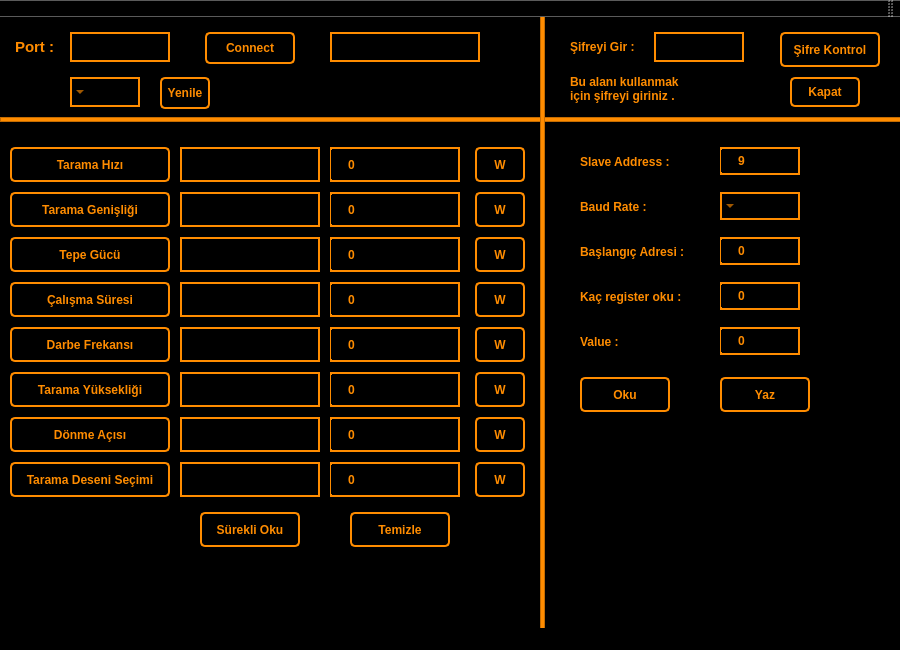
<?xml version="1.0" encoding="UTF-8"?>
<ui version="4.0">
 <class>MainWindow</class>
 <widget class="QMainWindow" name="MainWindow">
  <property name="geometry">
   <rect>
    <x>0</x>
    <y>0</y>
    <width>900</width>
    <height>650</height>
   </rect>
  </property>
  <property name="minimumSize">
   <size>
    <width>900</width>
    <height>650</height>
   </size>
  </property>
  <property name="maximumSize">
   <size>
    <width>900</width>
    <height>650</height>
   </size>
  </property>
  <property name="font">
   <font>
    <pointsize>9</pointsize>
    <bold>false</bold>
    <stylestrategy>PreferDefault</stylestrategy>
   </font>
  </property>
  <property name="focusPolicy">
   <enum>Qt::NoFocus</enum>
  </property>
  <property name="windowTitle">
   <string>NURİŞ MODBUS</string>
  </property>
  <property name="layoutDirection">
   <enum>Qt::RightToLeft</enum>
  </property>
  <property name="autoFillBackground">
   <bool>false</bool>
  </property>
  <property name="styleSheet">
   <string notr="true">background-color: rgb(0, 0, 0);
</string>
  </property>
  <widget class="QWidget" name="centralwidget">
   <widget class="QLineEdit" name="lineEdit">
    <property name="geometry">
     <rect>
      <x>330</x>
      <y>15</y>
      <width>150</width>
      <height>30</height>
     </rect>
    </property>
    <property name="font">
     <font>
      <pointsize>9</pointsize>
      <bold>true</bold>
      <stylestrategy>PreferDefault</stylestrategy>
     </font>
    </property>
    <property name="styleSheet">
     <string notr="true">color: rgb(255, 140, 0);
background-color: rgb(0, 0, 0);border: 2px solid orange;
 border: 2px solid darkorange;</string>
    </property>
   </widget>
   <widget class="QTextEdit" name="textEdit">
    <property name="geometry">
     <rect>
      <x>580</x>
      <y>420</y>
      <width>280</width>
      <height>160</height>
     </rect>
    </property>
    <property name="font">
     <font>
      <pointsize>11</pointsize>
      <bold>true</bold>
      <stylestrategy>PreferDefault</stylestrategy>
     </font>
    </property>
    <property name="styleSheet">
     <string notr="true">
border-image: url(:/new/prefix1/images/background.jpg);
color: rgb(0, 0, 0);
/* #FF7F00 */</string>
    </property>
   </widget>
   <widget class="QPushButton" name="writeButton">
    <property name="geometry">
     <rect>
      <x>720</x>
      <y>360</y>
      <width>90</width>
      <height>35</height>
     </rect>
    </property>
    <property name="font">
     <font>
      <pointsize>9</pointsize>
      <bold>true</bold>
      <stylestrategy>PreferDefault</stylestrategy>
     </font>
    </property>
    <property name="styleSheet">
     <string notr="true">color: rgb(255, 140, 0);
background-color: rgb(0, 0, 0);border: 2px solid orange;border-radius: 5px;
 border: 2px solid darkorange;</string>
    </property>
    <property name="text">
     <string>Yaz</string>
    </property>
   </widget>
   <widget class="QPushButton" name="readButton">
    <property name="geometry">
     <rect>
      <x>200</x>
      <y>495</y>
      <width>100</width>
      <height>35</height>
     </rect>
    </property>
    <property name="font">
     <font>
      <pointsize>9</pointsize>
      <bold>true</bold>
      <stylestrategy>PreferDefault</stylestrategy>
     </font>
    </property>
    <property name="styleSheet">
     <string notr="true">color: rgb(255, 140, 0);
background-color: rgb(0, 0, 0);border: 2px solid orange;border-radius: 5px;
 border: 2px solid darkorange;</string>
    </property>
    <property name="text">
     <string>Sürekli Oku</string>
    </property>
   </widget>
   <widget class="QSpinBox" name="writeSpinBox">
    <property name="geometry">
     <rect>
      <x>720</x>
      <y>220</y>
      <width>80</width>
      <height>28</height>
     </rect>
    </property>
    <property name="font">
     <font>
      <pointsize>9</pointsize>
      <bold>true</bold>
      <stylestrategy>PreferDefault</stylestrategy>
     </font>
    </property>
    <property name="styleSheet">
     <string notr="true">color: rgb(255, 140, 0);background-color: rgb(0, 0, 0);border: 2px solid orange;
 border: 2px solid darkorange;</string>
    </property>
    <property name="maximum">
     <number>49999</number>
    </property>
    <property name="value">
     <number>0</number>
    </property>
   </widget>
   <widget class="QLabel" name="label_3">
    <property name="geometry">
     <rect>
      <x>580</x>
      <y>225</y>
      <width>131</width>
      <height>20</height>
     </rect>
    </property>
    <property name="font">
     <font>
      <pointsize>9</pointsize>
      <bold>true</bold>
      <stylestrategy>PreferDefault</stylestrategy>
     </font>
    </property>
    <property name="styleSheet">
     <string notr="true">color: rgb(255, 140, 0);</string>
    </property>
    <property name="text">
     <string>Başlangıç Adresi :</string>
    </property>
   </widget>
   <widget class="QSpinBox" name="writeValueSpinBox">
    <property name="geometry">
     <rect>
      <x>720</x>
      <y>310</y>
      <width>80</width>
      <height>28</height>
     </rect>
    </property>
    <property name="font">
     <font>
      <pointsize>9</pointsize>
      <bold>true</bold>
      <stylestrategy>PreferDefault</stylestrategy>
     </font>
    </property>
    <property name="styleSheet">
     <string notr="true">color: rgb(255, 140, 0);background-color: rgb(0, 0, 0);border: 2px solid orange;
 border: 2px solid darkorange;</string>
    </property>
    <property name="maximum">
     <number>65535</number>
    </property>
   </widget>
   <widget class="QLabel" name="label_4">
    <property name="geometry">
     <rect>
      <x>580</x>
      <y>315</y>
      <width>61</width>
      <height>20</height>
     </rect>
    </property>
    <property name="font">
     <font>
      <pointsize>9</pointsize>
      <bold>true</bold>
      <stylestrategy>PreferDefault</stylestrategy>
     </font>
    </property>
    <property name="styleSheet">
     <string notr="true">color: rgb(255, 140, 0);</string>
    </property>
    <property name="text">
     <string>Value : </string>
    </property>
   </widget>
   <widget class="QSpinBox" name="slaveAddressSpinBox">
    <property name="geometry">
     <rect>
      <x>720</x>
      <y>130</y>
      <width>80</width>
      <height>28</height>
     </rect>
    </property>
    <property name="font">
     <font>
      <pointsize>9</pointsize>
      <bold>true</bold>
      <stylestrategy>PreferDefault</stylestrategy>
     </font>
    </property>
    <property name="styleSheet">
     <string notr="true">color: rgb(255, 140, 0);background-color: rgb(0, 0, 0);border: 2px solid orange;
 border: 2px solid darkorange;</string>
    </property>
    <property name="minimum">
     <number>1</number>
    </property>
    <property name="maximum">
     <number>247</number>
    </property>
    <property name="value">
     <number>9</number>
    </property>
   </widget>
   <widget class="QLabel" name="label_5">
    <property name="geometry">
     <rect>
      <x>580</x>
      <y>135</y>
      <width>111</width>
      <height>20</height>
     </rect>
    </property>
    <property name="font">
     <font>
      <pointsize>9</pointsize>
      <bold>true</bold>
      <stylestrategy>PreferDefault</stylestrategy>
     </font>
    </property>
    <property name="styleSheet">
     <string notr="true">color: rgb(255, 140, 0);</string>
    </property>
    <property name="text">
     <string>Slave Address :</string>
    </property>
   </widget>
   <widget class="QLineEdit" name="lineEdit_portName">
    <property name="geometry">
     <rect>
      <x>70</x>
      <y>15</y>
      <width>100</width>
      <height>30</height>
     </rect>
    </property>
    <property name="font">
     <font>
      <pointsize>9</pointsize>
      <bold>true</bold>
      <stylestrategy>PreferDefault</stylestrategy>
     </font>
    </property>
    <property name="styleSheet">
     <string notr="true">color: rgb(255, 140, 0);
background-color: rgb(0, 0, 0);border: 2px solid orange;
 border: 2px solid darkorange;</string>
    </property>
   </widget>
   <widget class="QLabel" name="label_6">
    <property name="geometry">
     <rect>
      <x>15</x>
      <y>20</y>
      <width>51</width>
      <height>20</height>
     </rect>
    </property>
    <property name="font">
     <font>
      <pointsize>11</pointsize>
      <bold>true</bold>
      <stylestrategy>PreferDefault</stylestrategy>
     </font>
    </property>
    <property name="styleSheet">
     <string notr="true">color: rgb(255, 140, 0);
</string>
    </property>
    <property name="text">
     <string>Port :</string>
    </property>
   </widget>
   <widget class="QPushButton" name="connectButton">
    <property name="geometry">
     <rect>
      <x>205</x>
      <y>15</y>
      <width>90</width>
      <height>32</height>
     </rect>
    </property>
    <property name="font">
     <font>
      <pointsize>9</pointsize>
      <bold>true</bold>
      <stylestrategy>PreferDefault</stylestrategy>
     </font>
    </property>
    <property name="styleSheet">
     <string notr="true">color: rgb(255, 140, 0);
background-color: rgb(0, 0, 0);border: 2px solid orange;border-radius: 5px;
 border: 2px solid darkorange;</string>
    </property>
    <property name="text">
     <string>Connect</string>
    </property>
   </widget>
   <widget class="QPushButton" name="clearButton">
    <property name="geometry">
     <rect>
      <x>350</x>
      <y>495</y>
      <width>100</width>
      <height>35</height>
     </rect>
    </property>
    <property name="font">
     <font>
      <pointsize>9</pointsize>
      <bold>true</bold>
      <stylestrategy>PreferDefault</stylestrategy>
     </font>
    </property>
    <property name="styleSheet">
     <string notr="true">color: rgb(255, 140, 0);
background-color: rgb(0, 0, 0);border: 2px solid orange;border-radius: 5px;
 border: 2px solid darkorange;</string>
    </property>
    <property name="text">
     <string>Temizle</string>
    </property>
   </widget>
   <widget class="QPushButton" name="btn_scanSpeed">
    <property name="geometry">
     <rect>
      <x>10</x>
      <y>130</y>
      <width>160</width>
      <height>35</height>
     </rect>
    </property>
    <property name="font">
     <font>
      <pointsize>9</pointsize>
      <bold>true</bold>
      <stylestrategy>PreferDefault</stylestrategy>
     </font>
    </property>
    <property name="styleSheet">
     <string notr="true">color: rgb(255, 140, 0);
background-color: rgb(0, 0, 0);
border: 2px solid orange;border-radius: 5px;
 border: 2px solid darkorange;</string>
    </property>
    <property name="text">
     <string>Tarama Hızı</string>
    </property>
   </widget>
   <widget class="QPushButton" name="btn_scanWidth">
    <property name="geometry">
     <rect>
      <x>10</x>
      <y>175</y>
      <width>160</width>
      <height>35</height>
     </rect>
    </property>
    <property name="font">
     <font>
      <pointsize>9</pointsize>
      <bold>true</bold>
      <stylestrategy>PreferDefault</stylestrategy>
     </font>
    </property>
    <property name="styleSheet">
     <string notr="true">color: rgb(255, 140, 0);
background-color: rgb(0, 0, 0);
border: 2px solid orange;border-radius: 5px;
 border: 2px solid darkorange;</string>
    </property>
    <property name="text">
     <string>Tarama Genişliği</string>
    </property>
   </widget>
   <widget class="QPushButton" name="btn_peakPower">
    <property name="geometry">
     <rect>
      <x>10</x>
      <y>220</y>
      <width>160</width>
      <height>35</height>
     </rect>
    </property>
    <property name="font">
     <font>
      <pointsize>9</pointsize>
      <bold>true</bold>
      <stylestrategy>PreferDefault</stylestrategy>
     </font>
    </property>
    <property name="styleSheet">
     <string notr="true">color: rgb(255, 140, 0);
background-color: rgb(0, 0, 0);border: 2px solid orange;border-radius: 5px;
 border: 2px solid darkorange;</string>
    </property>
    <property name="text">
     <string>Tepe Gücü</string>
    </property>
   </widget>
   <widget class="QPushButton" name="btn_dutyCycle">
    <property name="geometry">
     <rect>
      <x>10</x>
      <y>265</y>
      <width>160</width>
      <height>35</height>
     </rect>
    </property>
    <property name="font">
     <font>
      <pointsize>9</pointsize>
      <bold>true</bold>
      <stylestrategy>PreferDefault</stylestrategy>
     </font>
    </property>
    <property name="styleSheet">
     <string notr="true">color: rgb(255, 140, 0);
background-color: rgb(0, 0, 0);border: 2px solid orange;border-radius: 5px;
 border: 2px solid darkorange;</string>
    </property>
    <property name="text">
     <string>Çalışma Süresi</string>
    </property>
   </widget>
   <widget class="QPushButton" name="btn_scanHeight">
    <property name="geometry">
     <rect>
      <x>10</x>
      <y>355</y>
      <width>160</width>
      <height>35</height>
     </rect>
    </property>
    <property name="font">
     <font>
      <pointsize>9</pointsize>
      <bold>true</bold>
      <stylestrategy>PreferDefault</stylestrategy>
     </font>
    </property>
    <property name="styleSheet">
     <string notr="true">color: rgb(255, 140, 0);
background-color: rgb(0, 0, 0);border: 2px solid orange;
border-radius: 5px;
 border: 2px solid darkorange;</string>
    </property>
    <property name="text">
     <string>Tarama Yüksekliği</string>
    </property>
   </widget>
   <widget class="QPushButton" name="btn_rotationAngle">
    <property name="geometry">
     <rect>
      <x>10</x>
      <y>400</y>
      <width>160</width>
      <height>35</height>
     </rect>
    </property>
    <property name="font">
     <font>
      <pointsize>9</pointsize>
      <bold>true</bold>
      <stylestrategy>PreferDefault</stylestrategy>
     </font>
    </property>
    <property name="styleSheet">
     <string notr="true">color: rgb(255, 140, 0);
background-color: rgb(0, 0, 0);border: 2px solid orange;
border-radius: 5px;
 border: 2px solid darkorange;

</string>
    </property>
    <property name="text">
     <string>Dönme Açısı</string>
    </property>
   </widget>
   <widget class="QPushButton" name="btn_scanPattern">
    <property name="geometry">
     <rect>
      <x>10</x>
      <y>445</y>
      <width>160</width>
      <height>35</height>
     </rect>
    </property>
    <property name="font">
     <font>
      <pointsize>9</pointsize>
      <bold>true</bold>
      <stylestrategy>PreferDefault</stylestrategy>
     </font>
    </property>
    <property name="styleSheet">
     <string notr="true">color: rgb(255, 140, 0);
background-color: rgb(0, 0, 0);border: 2px solid orange;
border-radius: 5px;
 border: 2px solid darkorange;

</string>
    </property>
    <property name="text">
     <string>Tarama Deseni Seçimi</string>
    </property>
   </widget>
   <widget class="QPushButton" name="btn_pulseFreqMSB_LSB">
    <property name="geometry">
     <rect>
      <x>10</x>
      <y>310</y>
      <width>160</width>
      <height>35</height>
     </rect>
    </property>
    <property name="font">
     <font>
      <pointsize>9</pointsize>
      <bold>true</bold>
      <stylestrategy>PreferDefault</stylestrategy>
     </font>
    </property>
    <property name="styleSheet">
     <string notr="true">color: rgb(255, 140, 0);
background-color: rgb(0, 0, 0);border: 2px solid orange;
border-radius: 5px;
 border: 2px solid darkorange;</string>
    </property>
    <property name="text">
     <string>Darbe Frekansı</string>
    </property>
   </widget>
   <widget class="QSpinBox" name="spinWriteBoxValue_0">
    <property name="geometry">
     <rect>
      <x>330</x>
      <y>130</y>
      <width>130</width>
      <height>35</height>
     </rect>
    </property>
    <property name="sizePolicy">
     <sizepolicy hsizetype="Minimum" vsizetype="Fixed">
      <horstretch>0</horstretch>
      <verstretch>0</verstretch>
     </sizepolicy>
    </property>
    <property name="sizeIncrement">
     <size>
      <width>0</width>
      <height>0</height>
     </size>
    </property>
    <property name="baseSize">
     <size>
      <width>0</width>
      <height>0</height>
     </size>
    </property>
    <property name="font">
     <font>
      <pointsize>9</pointsize>
      <bold>true</bold>
      <stylestrategy>PreferDefault</stylestrategy>
     </font>
    </property>
    <property name="styleSheet">
     <string notr="true">color: rgb(255, 140, 0);
background-color: rgb(0, 0, 0);border: 2px solid orange;

 border: 2px solid darkorange;</string>
    </property>
    <property name="wrapping">
     <bool>false</bool>
    </property>
    <property name="frame">
     <bool>true</bool>
    </property>
    <property name="alignment">
     <set>Qt::AlignLeading|Qt::AlignLeft|Qt::AlignVCenter</set>
    </property>
    <property name="buttonSymbols">
     <enum>QAbstractSpinBox::UpDownArrows</enum>
    </property>
    <property name="specialValueText">
     <string extracomment="dfsfsdfsdf"/>
    </property>
    <property name="correctionMode">
     <enum>QAbstractSpinBox::CorrectToPreviousValue</enum>
    </property>
    <property name="showGroupSeparator" stdset="0">
     <bool>false</bool>
    </property>
    <property name="maximum">
     <number>999999</number>
    </property>
   </widget>
   <widget class="QSpinBox" name="spinWriteBoxValue_1">
    <property name="geometry">
     <rect>
      <x>330</x>
      <y>175</y>
      <width>130</width>
      <height>35</height>
     </rect>
    </property>
    <property name="font">
     <font>
      <pointsize>9</pointsize>
      <bold>true</bold>
      <stylestrategy>PreferDefault</stylestrategy>
     </font>
    </property>
    <property name="styleSheet">
     <string notr="true">color: rgb(255, 140, 0);
background-color: rgb(0, 0, 0);border: 2px solid orange;

 border: 2px solid darkorange;</string>
    </property>
    <property name="maximum">
     <number>999999</number>
    </property>
    <property name="value">
     <number>0</number>
    </property>
   </widget>
   <widget class="QSpinBox" name="spinWriteBoxValue_2">
    <property name="geometry">
     <rect>
      <x>330</x>
      <y>220</y>
      <width>130</width>
      <height>35</height>
     </rect>
    </property>
    <property name="font">
     <font>
      <pointsize>9</pointsize>
      <bold>true</bold>
      <stylestrategy>PreferDefault</stylestrategy>
     </font>
    </property>
    <property name="styleSheet">
     <string notr="true">color: rgb(255, 140, 0);
background-color: rgb(0, 0, 0);border: 2px solid orange; 
 border: 2px solid darkorange;</string>
    </property>
    <property name="maximum">
     <number>999999</number>
    </property>
   </widget>
   <widget class="QSpinBox" name="spinWriteBoxValue_4_5">
    <property name="geometry">
     <rect>
      <x>330</x>
      <y>310</y>
      <width>130</width>
      <height>35</height>
     </rect>
    </property>
    <property name="font">
     <font>
      <pointsize>9</pointsize>
      <bold>true</bold>
      <stylestrategy>PreferDefault</stylestrategy>
     </font>
    </property>
    <property name="styleSheet">
     <string notr="true">color: rgb(255, 140, 0);
background-color: rgb(0, 0, 0);border: 2px solid orange;
 border: 2px solid darkorange;</string>
    </property>
    <property name="maximum">
     <number>999999</number>
    </property>
   </widget>
   <widget class="QSpinBox" name="spinWriteBoxValue_7">
    <property name="geometry">
     <rect>
      <x>330</x>
      <y>400</y>
      <width>130</width>
      <height>35</height>
     </rect>
    </property>
    <property name="font">
     <font>
      <pointsize>9</pointsize>
      <bold>true</bold>
      <stylestrategy>PreferDefault</stylestrategy>
     </font>
    </property>
    <property name="styleSheet">
     <string notr="true">color: rgb(255, 140, 0);
background-color: rgb(0, 0, 0);border: 2px solid orange;

 border: 2px solid darkorange;</string>
    </property>
    <property name="maximum">
     <number>999999</number>
    </property>
   </widget>
   <widget class="QSpinBox" name="spinWriteBoxValue_6">
    <property name="geometry">
     <rect>
      <x>330</x>
      <y>355</y>
      <width>130</width>
      <height>35</height>
     </rect>
    </property>
    <property name="font">
     <font>
      <pointsize>9</pointsize>
      <bold>true</bold>
      <stylestrategy>PreferDefault</stylestrategy>
     </font>
    </property>
    <property name="styleSheet">
     <string notr="true">color: rgb(255, 140, 0);
background-color: rgb(0, 0, 0);border: 2px solid orange;
 border: 2px solid darkorange;</string>
    </property>
    <property name="maximum">
     <number>999999</number>
    </property>
   </widget>
   <widget class="QSpinBox" name="spinWriteBoxValue_3">
    <property name="geometry">
     <rect>
      <x>330</x>
      <y>265</y>
      <width>130</width>
      <height>35</height>
     </rect>
    </property>
    <property name="font">
     <font>
      <pointsize>9</pointsize>
      <bold>true</bold>
      <stylestrategy>PreferDefault</stylestrategy>
     </font>
    </property>
    <property name="styleSheet">
     <string notr="true">color: rgb(255, 140, 0);
background-color: rgb(0, 0, 0);
border: 2px solid orange;
 border: 2px solid darkorange;</string>
    </property>
    <property name="maximum">
     <number>999999</number>
    </property>
   </widget>
   <widget class="QSpinBox" name="spinWriteBoxValue_30">
    <property name="geometry">
     <rect>
      <x>330</x>
      <y>445</y>
      <width>130</width>
      <height>35</height>
     </rect>
    </property>
    <property name="font">
     <font>
      <pointsize>9</pointsize>
      <bold>true</bold>
      <stylestrategy>PreferDefault</stylestrategy>
     </font>
    </property>
    <property name="styleSheet">
     <string notr="true">color: rgb(255, 140, 0);
background-color: rgb(0, 0, 0);border: 2px solid orange;

 border: 2px solid darkorange;</string>
    </property>
    <property name="maximum">
     <number>999999</number>
    </property>
   </widget>
   <widget class="QLineEdit" name="lineEdit_0">
    <property name="enabled">
     <bool>true</bool>
    </property>
    <property name="geometry">
     <rect>
      <x>180</x>
      <y>130</y>
      <width>140</width>
      <height>35</height>
     </rect>
    </property>
    <property name="font">
     <font>
      <pointsize>9</pointsize>
      <bold>true</bold>
      <stylestrategy>PreferDefault</stylestrategy>
     </font>
    </property>
    <property name="styleSheet">
     <string notr="true">color: rgb(255, 140, 0);
background-color: rgb(0, 0, 0);border: 2px solid orange;
 border: 2px solid darkorange;</string>
    </property>
    <property name="readOnly">
     <bool>true</bool>
    </property>
   </widget>
   <widget class="QLineEdit" name="lineEdit_1">
    <property name="geometry">
     <rect>
      <x>180</x>
      <y>175</y>
      <width>140</width>
      <height>35</height>
     </rect>
    </property>
    <property name="font">
     <font>
      <pointsize>9</pointsize>
      <bold>true</bold>
      <stylestrategy>PreferDefault</stylestrategy>
     </font>
    </property>
    <property name="styleSheet">
     <string notr="true">color: rgb(255, 140, 0);
background-color: rgb(0, 0, 0);border: 2px solid orange;
 border: 2px solid darkorange;</string>
    </property>
    <property name="readOnly">
     <bool>true</bool>
    </property>
   </widget>
   <widget class="QLineEdit" name="lineEdit_2">
    <property name="geometry">
     <rect>
      <x>180</x>
      <y>220</y>
      <width>140</width>
      <height>35</height>
     </rect>
    </property>
    <property name="font">
     <font>
      <pointsize>9</pointsize>
      <bold>true</bold>
      <stylestrategy>PreferDefault</stylestrategy>
     </font>
    </property>
    <property name="styleSheet">
     <string notr="true">color: rgb(255, 140, 0);
background-color: rgb(0, 0, 0);border: 2px solid orange;
 border: 2px solid darkorange;</string>
    </property>
    <property name="readOnly">
     <bool>true</bool>
    </property>
   </widget>
   <widget class="QLineEdit" name="lineEdit_3">
    <property name="geometry">
     <rect>
      <x>180</x>
      <y>265</y>
      <width>140</width>
      <height>35</height>
     </rect>
    </property>
    <property name="font">
     <font>
      <pointsize>9</pointsize>
      <bold>true</bold>
      <stylestrategy>PreferDefault</stylestrategy>
     </font>
    </property>
    <property name="styleSheet">
     <string notr="true">color: rgb(255, 140, 0);
background-color: rgb(0, 0, 0);border: 2px solid orange;
 border: 2px solid darkorange;</string>
    </property>
    <property name="readOnly">
     <bool>true</bool>
    </property>
   </widget>
   <widget class="QLineEdit" name="lineEdit_4">
    <property name="geometry">
     <rect>
      <x>180</x>
      <y>310</y>
      <width>140</width>
      <height>35</height>
     </rect>
    </property>
    <property name="font">
     <font>
      <pointsize>9</pointsize>
      <bold>true</bold>
      <stylestrategy>PreferDefault</stylestrategy>
     </font>
    </property>
    <property name="styleSheet">
     <string notr="true">color: rgb(255, 140, 0);
background-color: rgb(0, 0, 0);border: 2px solid orange;
 border: 2px solid darkorange;</string>
    </property>
    <property name="maxLength">
     <number>99999999</number>
    </property>
    <property name="frame">
     <bool>true</bool>
    </property>
    <property name="readOnly">
     <bool>true</bool>
    </property>
   </widget>
   <widget class="QLineEdit" name="lineEdit_6">
    <property name="geometry">
     <rect>
      <x>180</x>
      <y>355</y>
      <width>140</width>
      <height>35</height>
     </rect>
    </property>
    <property name="font">
     <font>
      <pointsize>9</pointsize>
      <bold>true</bold>
      <stylestrategy>PreferDefault</stylestrategy>
     </font>
    </property>
    <property name="styleSheet">
     <string notr="true">color: rgb(255, 140, 0);
background-color: rgb(0, 0, 0);border: 2px solid orange;
 border: 2px solid darkorange;</string>
    </property>
    <property name="readOnly">
     <bool>true</bool>
    </property>
   </widget>
   <widget class="QLineEdit" name="lineEdit_7">
    <property name="geometry">
     <rect>
      <x>180</x>
      <y>400</y>
      <width>140</width>
      <height>35</height>
     </rect>
    </property>
    <property name="font">
     <font>
      <pointsize>9</pointsize>
      <bold>true</bold>
      <stylestrategy>PreferDefault</stylestrategy>
     </font>
    </property>
    <property name="styleSheet">
     <string notr="true">color: rgb(255, 140, 0);
background-color: rgb(0, 0, 0);border: 2px solid orange;
 border: 2px solid darkorange;</string>
    </property>
    <property name="readOnly">
     <bool>true</bool>
    </property>
   </widget>
   <widget class="QLineEdit" name="lineEdit_30">
    <property name="geometry">
     <rect>
      <x>180</x>
      <y>445</y>
      <width>140</width>
      <height>35</height>
     </rect>
    </property>
    <property name="font">
     <font>
      <pointsize>9</pointsize>
      <bold>true</bold>
      <stylestrategy>PreferDefault</stylestrategy>
     </font>
    </property>
    <property name="styleSheet">
     <string notr="true">color: rgb(255, 140, 0);
background-color: rgb(0, 0, 0);border: 2px solid orange;
 border: 2px solid darkorange;</string>
    </property>
    <property name="readOnly">
     <bool>true</bool>
    </property>
   </widget>
   <widget class="QPushButton" name="pushWriteButton_0">
    <property name="geometry">
     <rect>
      <x>475</x>
      <y>130</y>
      <width>50</width>
      <height>35</height>
     </rect>
    </property>
    <property name="font">
     <font>
      <pointsize>9</pointsize>
      <bold>true</bold>
      <stylestrategy>PreferDefault</stylestrategy>
     </font>
    </property>
    <property name="styleSheet">
     <string notr="true">color: rgb(255, 140, 0);
background-color: rgb(0, 0, 0);border: 2px solid orange;border-radius: 5px;
 border: 2px solid darkorange;</string>
    </property>
    <property name="text">
     <string>W</string>
    </property>
   </widget>
   <widget class="QPushButton" name="pushWriteButton_1">
    <property name="geometry">
     <rect>
      <x>475</x>
      <y>175</y>
      <width>50</width>
      <height>35</height>
     </rect>
    </property>
    <property name="sizePolicy">
     <sizepolicy hsizetype="Minimum" vsizetype="Fixed">
      <horstretch>0</horstretch>
      <verstretch>0</verstretch>
     </sizepolicy>
    </property>
    <property name="font">
     <font>
      <pointsize>9</pointsize>
      <bold>true</bold>
      <stylestrategy>PreferDefault</stylestrategy>
     </font>
    </property>
    <property name="styleSheet">
     <string notr="true">color: rgb(255, 140, 0);
background-color: rgb(0, 0, 0);border: 2px solid orange;
border-radius: 5px;
 border: 2px solid darkorange;</string>
    </property>
    <property name="text">
     <string>W</string>
    </property>
   </widget>
   <widget class="QPushButton" name="pushWriteButton_2">
    <property name="geometry">
     <rect>
      <x>475</x>
      <y>220</y>
      <width>50</width>
      <height>35</height>
     </rect>
    </property>
    <property name="font">
     <font>
      <pointsize>9</pointsize>
      <bold>true</bold>
      <stylestrategy>PreferDefault</stylestrategy>
     </font>
    </property>
    <property name="styleSheet">
     <string notr="true">color: rgb(255, 140, 0);
background-color: rgb(0, 0, 0);border: 2px solid orange;border-radius: 5px;
 border: 2px solid darkorange;</string>
    </property>
    <property name="text">
     <string>W</string>
    </property>
   </widget>
   <widget class="QPushButton" name="pushWriteButton_3">
    <property name="geometry">
     <rect>
      <x>475</x>
      <y>265</y>
      <width>50</width>
      <height>35</height>
     </rect>
    </property>
    <property name="font">
     <font>
      <pointsize>9</pointsize>
      <bold>true</bold>
      <stylestrategy>PreferDefault</stylestrategy>
     </font>
    </property>
    <property name="styleSheet">
     <string notr="true">color: rgb(255, 140, 0);
background-color: rgb(0, 0, 0);border: 2px solid orange;border-radius: 5px;
 border: 2px solid darkorange;</string>
    </property>
    <property name="text">
     <string>W</string>
    </property>
   </widget>
   <widget class="QPushButton" name="pushWriteButton_4_5">
    <property name="geometry">
     <rect>
      <x>475</x>
      <y>310</y>
      <width>50</width>
      <height>35</height>
     </rect>
    </property>
    <property name="font">
     <font>
      <pointsize>9</pointsize>
      <bold>true</bold>
      <stylestrategy>PreferDefault</stylestrategy>
     </font>
    </property>
    <property name="styleSheet">
     <string notr="true">color: rgb(255, 140, 0);
background-color: rgb(0, 0, 0);border: 2px solid orange;border-radius: 5px;
 border: 2px solid darkorange;</string>
    </property>
    <property name="text">
     <string>W</string>
    </property>
   </widget>
   <widget class="QPushButton" name="pushWriteButton_6">
    <property name="geometry">
     <rect>
      <x>475</x>
      <y>355</y>
      <width>50</width>
      <height>35</height>
     </rect>
    </property>
    <property name="font">
     <font>
      <pointsize>9</pointsize>
      <bold>true</bold>
      <stylestrategy>PreferDefault</stylestrategy>
     </font>
    </property>
    <property name="styleSheet">
     <string notr="true">color: rgb(255, 140, 0);
background-color: rgb(0, 0, 0);border: 2px solid orange;border-radius: 5px;
 border: 2px solid darkorange;</string>
    </property>
    <property name="text">
     <string>W</string>
    </property>
   </widget>
   <widget class="QPushButton" name="pushWriteButton_7">
    <property name="geometry">
     <rect>
      <x>475</x>
      <y>400</y>
      <width>50</width>
      <height>35</height>
     </rect>
    </property>
    <property name="font">
     <font>
      <pointsize>9</pointsize>
      <bold>true</bold>
      <stylestrategy>PreferDefault</stylestrategy>
     </font>
    </property>
    <property name="styleSheet">
     <string notr="true">color: rgb(255, 140, 0);
background-color: rgb(0, 0, 0);border: 2px solid orange;border-radius: 5px;
 border: 2px solid darkorange;</string>
    </property>
    <property name="text">
     <string>W</string>
    </property>
   </widget>
   <widget class="QPushButton" name="pushWriteButton_30">
    <property name="geometry">
     <rect>
      <x>475</x>
      <y>445</y>
      <width>50</width>
      <height>35</height>
     </rect>
    </property>
    <property name="font">
     <font>
      <pointsize>9</pointsize>
      <bold>true</bold>
      <stylestrategy>PreferDefault</stylestrategy>
     </font>
    </property>
    <property name="styleSheet">
     <string notr="true">color: rgb(255, 140, 0);
background-color: rgb(0, 0, 0);border: 2px solid orange;border-radius: 5px;
 border: 2px solid darkorange;</string>
    </property>
    <property name="text">
     <string>W</string>
    </property>
   </widget>
   <widget class="QComboBox" name="baudRateCombo">
    <property name="enabled">
     <bool>false</bool>
    </property>
    <property name="geometry">
     <rect>
      <x>720</x>
      <y>175</y>
      <width>80</width>
      <height>28</height>
     </rect>
    </property>
    <property name="font">
     <font>
      <pointsize>9</pointsize>
      <bold>true</bold>
      <stylestrategy>PreferDefault</stylestrategy>
     </font>
    </property>
    <property name="styleSheet">
     <string notr="true">color: rgb(255, 140, 0);background-color: rgb(0, 0, 0);border: 2px solid orange;
 border: 2px solid darkorange;</string>
    </property>
   </widget>
   <widget class="QLineEdit" name="lineEditPassword">
    <property name="geometry">
     <rect>
      <x>654</x>
      <y>15</y>
      <width>90</width>
      <height>30</height>
     </rect>
    </property>
    <property name="font">
     <font>
      <pointsize>9</pointsize>
      <bold>true</bold>
      <stylestrategy>PreferDefault</stylestrategy>
     </font>
    </property>
    <property name="styleSheet">
     <string notr="true">color: rgb(255, 140, 0);background-color: rgb(0, 0, 0);border: 2px solid orange;
 border: 2px solid darkorange;</string>
    </property>
    <property name="echoMode">
     <enum>QLineEdit::Password</enum>
    </property>
   </widget>
   <widget class="QPushButton" name="btnConfirmPassword">
    <property name="geometry">
     <rect>
      <x>780</x>
      <y>15</y>
      <width>100</width>
      <height>35</height>
     </rect>
    </property>
    <property name="font">
     <font>
      <family>Segoe UI</family>
      <pointsize>9</pointsize>
      <italic>false</italic>
      <bold>true</bold>
      <underline>false</underline>
      <strikeout>false</strikeout>
      <stylestrategy>PreferDefault</stylestrategy>
      <kerning>true</kerning>
     </font>
    </property>
    <property name="styleSheet">
     <string notr="true">color: rgb(255, 140, 0);background-color: rgb(0, 0, 0);border: 2px solid orange;border-radius: 5px;
 border: 2px solid darkorange;</string>
    </property>
    <property name="text">
     <string>Şifre Kontrol</string>
    </property>
   </widget>
   <widget class="QLabel" name="label_7">
    <property name="geometry">
     <rect>
      <x>570</x>
      <y>20</y>
      <width>81</width>
      <height>20</height>
     </rect>
    </property>
    <property name="font">
     <font>
      <pointsize>9</pointsize>
      <bold>true</bold>
      <stylestrategy>PreferDefault</stylestrategy>
     </font>
    </property>
    <property name="styleSheet">
     <string notr="true">color: rgb(255, 140, 0);</string>
    </property>
    <property name="text">
     <string>Şifreyi Gir :</string>
    </property>
   </widget>
   <widget class="QLabel" name="label_8">
    <property name="geometry">
     <rect>
      <x>580</x>
      <y>180</y>
      <width>110</width>
      <height>20</height>
     </rect>
    </property>
    <property name="font">
     <font>
      <pointsize>9</pointsize>
      <bold>true</bold>
      <stylestrategy>PreferDefault</stylestrategy>
     </font>
    </property>
    <property name="styleSheet">
     <string notr="true">color: rgb(255, 140, 0);</string>
    </property>
    <property name="text">
     <string>Baud Rate :</string>
    </property>
   </widget>
   <widget class="QSpinBox" name="spinBox_length">
    <property name="geometry">
     <rect>
      <x>720</x>
      <y>265</y>
      <width>80</width>
      <height>28</height>
     </rect>
    </property>
    <property name="font">
     <font>
      <pointsize>9</pointsize>
      <bold>true</bold>
      <stylestrategy>PreferDefault</stylestrategy>
     </font>
    </property>
    <property name="styleSheet">
     <string notr="true">color: rgb(255, 140, 0);background-color: rgb(0, 0, 0);border: 2px solid orange;
 border: 2px solid darkorange;</string>
    </property>
   </widget>
   <widget class="QPushButton" name="allReadButton">
    <property name="geometry">
     <rect>
      <x>580</x>
      <y>360</y>
      <width>90</width>
      <height>35</height>
     </rect>
    </property>
    <property name="font">
     <font>
      <pointsize>9</pointsize>
      <bold>true</bold>
      <stylestrategy>PreferDefault</stylestrategy>
     </font>
    </property>
    <property name="styleSheet">
     <string notr="true">color: rgb(255, 140, 0);background-color: rgb(0, 0, 0);border: 2px solid orange;border-radius: 5px;
 border: 2px solid darkorange;</string>
    </property>
    <property name="text">
     <string>Oku</string>
    </property>
   </widget>
   <widget class="QLabel" name="label_9">
    <property name="geometry">
     <rect>
      <x>580</x>
      <y>270</y>
      <width>131</width>
      <height>20</height>
     </rect>
    </property>
    <property name="font">
     <font>
      <pointsize>9</pointsize>
      <bold>true</bold>
      <stylestrategy>PreferDefault</stylestrategy>
     </font>
    </property>
    <property name="styleSheet">
     <string notr="true">color: rgb(255, 140, 0);</string>
    </property>
    <property name="text">
     <string>Kaç register oku :</string>
    </property>
   </widget>
   <widget class="QComboBox" name="comboBox_portList">
    <property name="geometry">
     <rect>
      <x>70</x>
      <y>60</y>
      <width>70</width>
      <height>30</height>
     </rect>
    </property>
    <property name="font">
     <font>
      <pointsize>9</pointsize>
      <bold>true</bold>
      <stylestrategy>PreferDefault</stylestrategy>
     </font>
    </property>
    <property name="styleSheet">
     <string notr="true">color: rgb(255, 140, 0);
background-color: rgb(0, 0, 0);
border: 2px solid orange;
 border: 2px solid darkorange;</string>
    </property>
   </widget>
   <widget class="QPushButton" name="btnRefreshPorts">
    <property name="geometry">
     <rect>
      <x>160</x>
      <y>60</y>
      <width>50</width>
      <height>32</height>
     </rect>
    </property>
    <property name="font">
     <font>
      <pointsize>9</pointsize>
      <bold>true</bold>
      <stylestrategy>PreferDefault</stylestrategy>
     </font>
    </property>
    <property name="styleSheet">
     <string notr="true">color: rgb(255, 140, 0);
background-color: rgb(0, 0, 0);border: 2px solid orange;border-radius: 5px;
 border: 2px solid darkorange;
</string>
    </property>
    <property name="text">
     <string>Yenile</string>
    </property>
   </widget>
   <widget class="QPushButton" name="closeButton">
    <property name="geometry">
     <rect>
      <x>790</x>
      <y>60</y>
      <width>70</width>
      <height>30</height>
     </rect>
    </property>
    <property name="font">
     <font>
      <pointsize>9</pointsize>
      <bold>true</bold>
      <stylestrategy>PreferDefault</stylestrategy>
     </font>
    </property>
    <property name="styleSheet">
     <string notr="true">color: rgb(255, 140, 0);background-color: rgb(0, 0, 0);border: 2px solid orange;border-radius: 5px;
 border: 2px solid darkorange;</string>
    </property>
    <property name="text">
     <string>Kapat</string>
    </property>
   </widget>
   <widget class="QFrame" name="frame">
    <property name="geometry">
     <rect>
      <x>0</x>
      <y>100</y>
      <width>901</width>
      <height>5</height>
     </rect>
    </property>
    <property name="styleSheet">
     <string notr="true">background-color: rgb(255, 140, 0);</string>
    </property>
    <property name="frameShape">
     <enum>QFrame::StyledPanel</enum>
    </property>
    <property name="frameShadow">
     <enum>QFrame::Raised</enum>
    </property>
   </widget>
   <widget class="QFrame" name="frame_2">
    <property name="geometry">
     <rect>
      <x>540</x>
      <y>-10</y>
      <width>5</width>
      <height>652</height>
     </rect>
    </property>
    <property name="styleSheet">
     <string notr="true">background-color: rgb(255, 140, 0);</string>
    </property>
    <property name="frameShape">
     <enum>QFrame::StyledPanel</enum>
    </property>
    <property name="frameShadow">
     <enum>QFrame::Raised</enum>
    </property>
   </widget>
   <widget class="QLabel" name="label_10">
    <property name="geometry">
     <rect>
      <x>570</x>
      <y>52</y>
      <width>141</width>
      <height>41</height>
     </rect>
    </property>
    <property name="font">
     <font>
      <pointsize>9</pointsize>
      <bold>true</bold>
      <stylestrategy>PreferDefault</stylestrategy>
     </font>
    </property>
    <property name="styleSheet">
     <string notr="true">color: rgb(255, 140, 0);</string>
    </property>
    <property name="text">
     <string>&lt;html&gt;&lt;head/&gt;&lt;body&gt;&lt;p&gt;Bu alanı kullanmak&lt;br/&gt;için şifreyi giriniz .&lt;/p&gt;&lt;/body&gt;&lt;/html&gt;</string>
    </property>
   </widget>
  </widget>
  <widget class="QMenuBar" name="menubar">
   <property name="geometry">
    <rect>
     <x>0</x>
     <y>0</y>
     <width>900</width>
     <height>26</height>
    </rect>
   </property>
  </widget>
  <widget class="QToolBar" name="toolBar">
   <property name="windowTitle">
    <string>toolBar</string>
   </property>
   <attribute name="toolBarArea">
    <enum>TopToolBarArea</enum>
   </attribute>
   <attribute name="toolBarBreak">
    <bool>false</bool>
   </attribute>
  </widget>
  <widget class="QStatusBar" name="statusbar"/>
 </widget>
 <resources/>
 <connections/>
</ui>
